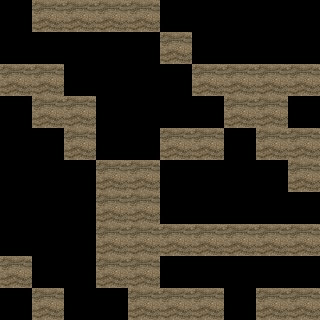

This is a level from a 2D game, rendered from its Tiled map with the project's own tilesets. A one-line summary and the complete map file follow:
An orthogonal 10x10 tile map with 32x32 px tiles, 1 tile layer (Tile Layer 1).

<map version="1.0" orientation="orthogonal" width="10" height="10" tilewidth="32" tileheight="32">
 <tileset firstgid="1" name="tileset" tilewidth="32" tileheight="32">
  <image source="tileset.bmp" width="320" height="256" />
 </tileset>
 <layer name="Tile Layer 1" width="10" height="10">
  <data>
   <tile gid="0" />
   <tile gid="1" />
   <tile gid="1" />
   <tile gid="1" />
   <tile gid="1" />
   <tile gid="0" />
   <tile gid="0" />
   <tile gid="0" />
   <tile gid="0" />
   <tile gid="0" />
   <tile gid="0" />
   <tile gid="0" />
   <tile gid="0" />
   <tile gid="0" />
   <tile gid="0" />
   <tile gid="1" />
   <tile gid="0" />
   <tile gid="0" />
   <tile gid="0" />
   <tile gid="0" />
   <tile gid="1" />
   <tile gid="1" />
   <tile gid="0" />
   <tile gid="0" />
   <tile gid="0" />
   <tile gid="0" />
   <tile gid="1" />
   <tile gid="1" />
   <tile gid="1" />
   <tile gid="1" />
   <tile gid="0" />
   <tile gid="1" />
   <tile gid="1" />
   <tile gid="0" />
   <tile gid="0" />
   <tile gid="0" />
   <tile gid="0" />
   <tile gid="1" />
   <tile gid="1" />
   <tile gid="0" />
   <tile gid="0" />
   <tile gid="0" />
   <tile gid="1" />
   <tile gid="0" />
   <tile gid="0" />
   <tile gid="1" />
   <tile gid="1" />
   <tile gid="0" />
   <tile gid="1" />
   <tile gid="1" />
   <tile gid="0" />
   <tile gid="0" />
   <tile gid="0" />
   <tile gid="1" />
   <tile gid="1" />
   <tile gid="0" />
   <tile gid="0" />
   <tile gid="0" />
   <tile gid="0" />
   <tile gid="1" />
   <tile gid="0" />
   <tile gid="0" />
   <tile gid="0" />
   <tile gid="1" />
   <tile gid="1" />
   <tile gid="0" />
   <tile gid="0" />
   <tile gid="0" />
   <tile gid="0" />
   <tile gid="0" />
   <tile gid="0" />
   <tile gid="0" />
   <tile gid="0" />
   <tile gid="1" />
   <tile gid="1" />
   <tile gid="1" />
   <tile gid="1" />
   <tile gid="1" />
   <tile gid="1" />
   <tile gid="1" />
   <tile gid="1" />
   <tile gid="0" />
   <tile gid="0" />
   <tile gid="1" />
   <tile gid="1" />
   <tile gid="0" />
   <tile gid="0" />
   <tile gid="0" />
   <tile gid="0" />
   <tile gid="0" />
   <tile gid="0" />
   <tile gid="1" />
   <tile gid="0" />
   <tile gid="0" />
   <tile gid="1" />
   <tile gid="1" />
   <tile gid="1" />
   <tile gid="0" />
   <tile gid="1" />
   <tile gid="1" />
  </data>
 </layer>
</map>
